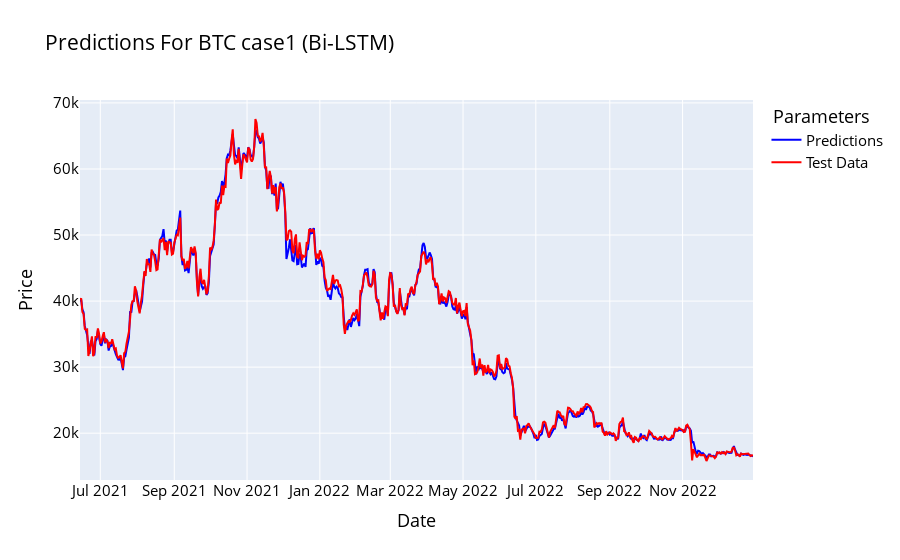

The code cell stored with this chart in its notebook:
### Code cell
names = cycle(['Predictions', 'Test Data'])

fig = go.Figure()
fig.add_trace(go.Scatter(x=y_test_df.index, y=y_pred_df['Adj Close'], name='Predictions',
                         line=dict(width=2, color='blue')))
fig.add_trace(go.Scatter(x=y_test_df.index, y=y_test_df['Adj Close'], name='Test Data',
                         line=dict(width=2, color='red')))
fig.update_layout(xaxis_title='Date', yaxis_title='Price',
                  font_size=15, font_color='black', legend_title_text=' Parameters',title = 'Predictions For BTC case1 (Bi-LSTM)')
fig.show()

### Figure 1 — Plotly figure (JSON) as saved in the notebook; plotly's stock layout.template omitted (floating-point values rounded to 4 significant figures; data arrays with more than 128 entries replaced by an {"elided": "..."} marker saying what was removed)
{"data": [{"line": {"color": "blue", "width": 2}, "name": "Predictions", "type": "scatter", "x": {"elided": "565 str values"}, "y": {"elided": "565 float values"}}, {"line": {"color": "red", "width": 2}, "name": "Test Data", "type": "scatter", "x": {"elided": "565 str values"}, "y": {"elided": "565 float values"}}], "layout": {"font": {"color": "black", "size": 15}, "legend": {"title": {"text": " Parameters"}}, "title": {"text": "Predictions For BTC case1 (Bi-LSTM)"}, "xaxis": {"title": {"text": "Date"}}, "yaxis": {"title": {"text": "Price"}}}}
